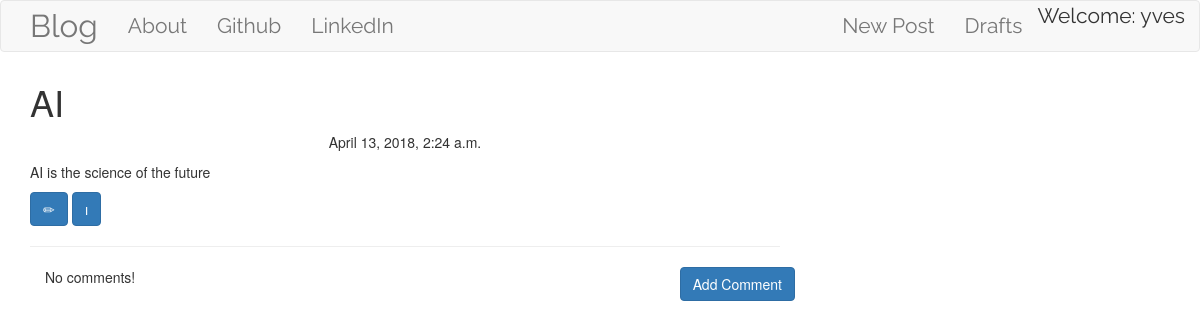
The app's page /post/5/ (signed in) with its own data.
### blog/models.py (models this page shows, shortened)
class Post(models.Model):
    author = models.ForeignKey('auth.User')
    title = models.CharField(max_length=200)
    text = models.TextField()
    create_date = models.DateTimeField(default=timezone.now())
    published_date = models.DateTimeField(blank=True, null=True)

### blog/views.py (the view)
# urls.py: url(r'^post/(?P<pk>\d+)/$', views.PostDetailView.as_view(), name='post_detail'),
class PostDetailView(DetailView):
    model = Post

### blog/templates/blog/post_detail.html
{% extends 'blog/base.html' %}
{% block content %}
<h1 class="posttile loader">{{ post.title }}</h1>
{% if post.published_date %}
    <div class="date postdate">
        {{ post.published_date }}
    </div>
{% else %}
    <a href="{% url 'post_publish' pk=post.pk %}" class="btn btn-default">Publish</a>
{% endif %}
<p class="postcontent">{{ post.text|safe|linebreaksbr }}</p>
{% if user.is_authenticated %}
    <a href="{% url 'post_edit' pk=post.pk %}" class="btn btn-primary"><span class="glyhicon glyphicon-pencil"></span></a>
    <a href="{% url 'post_remove' pk=post.pk %}" class="btn btn-primary"><span class="glyhicon glyphicon-remove"></span></a>
{% endif %}
<hr>
<a href="{% url 'add_comment_to_post' pk=post.pk %}" class="btn btn-primary btn-comment">Add Comment</a>
<div class="container">
    {% for comment in post.comments.all %}
    <br>
        {% if user.is_authenticated or comment.approved_comment %}
            {{ comment.created_date }}
            {% if not comment.approved_comment %}
                <a href="{% url 'comment_remove' pk=comment.pk %}"
                   class="btn btn-default"><span class="glyhicon glyphicon-remove"></span></a>
                <a href="{% url 'comment_approve' pk=comment.pk %}"
                   class="btn btn-primary"><span class="glyhicon glyphicon-ok"></span></a>
            {% endif %}
            <p>{{ comment.text|safe|linebreaks }}</p>
            <p>Posted by: {{ comment.author }}</p>
        {% endif %}
        {% empty %}
        <p>No comments!</p>
    {% endfor %}
</div>
{% endblock %}

### blog/templates/blog/base.html (shortened to what this page needs)
<!DOCTYPE html>
{% load staticfiles %}
<html lang="en">
<head>
    <link rel="stylesheet" href="//maxcdn.bootstrapcdn.com/bootstrap/3.3.7/css/bootstrap.min.css"
>
    <link rel="stylesheet" href="//cdn.jsdelivr.net/npm/medium-editor@latest/dist/css/medium-editor.min.css"
          type="text/css" media="screen" charset="utf-8">
    <link rel="stylesheet" href="{% static 'css/blog.css' %}">
</head>
<body class="loader">
<nav class="navbar navbar-default techfont custom-navbar">
    <div class="container">
        <ul class="nav navbar-nav">
            <li><a href="{% url 'post_list' %}" class="navbar-brand bigbrand">Blog</a></li>
            <li><a href="{% url 'about' %}">About</a></li>
            <li><a href="https://www.github.com">Github</a></li>
            <li><a href="https://www.linkedin.com">LinkedIn</a></li>
        </ul>
        <ul class="nav navbar-nav navbar-right">
            {% if user.is_authenticated %}
                <li><a href="{% url 'post_new' %}">New Post</a></li>
                <li><a href="{% url 'post_draft_list' %}">Drafts</a></li>
                <li> Welcome: {{ user.username }} </li>
            {% else %}
                <li><a class="nav navbar-right" href="{% url 'login' %} "><span class="glyphicon glyphicon-user"></span></a></li>
            {% endif %}
        </ul>
    </div>
</nav>
<div class="content container">
    <div class="row">
        <div class="col-md-8">
            <div class="blog_posts">
                {% block content %}
                {% endblock %}
            </div>
        </div>
    </div>
</div>
</body>
</html>

### blog/static/css/blog.css (style rules this page uses)
.techfont { font-family: 'Raleway', sans-serif; font-size: 1.5em; margin-bottom: 10px; }
.bigbrand { font-size: 1.5em; }
.postdate { text-align: center; }
.postcontent { font-family: 'Montserrat', font-size: 1.5em; }
.btn-comment { position: absolute; right: 0px; }
.loader { filter:hue-rotate(0deg); color:linear-gradient(45deg,#0f8,#08f); animation:hue 10000ms infinite linear; }

### records on screen
Post: title "AI", published_date "April 13, 2018, 2:24 a.m.", text "AI is the science of the future"

### other values on screen
{{ user.username }} "yves"
